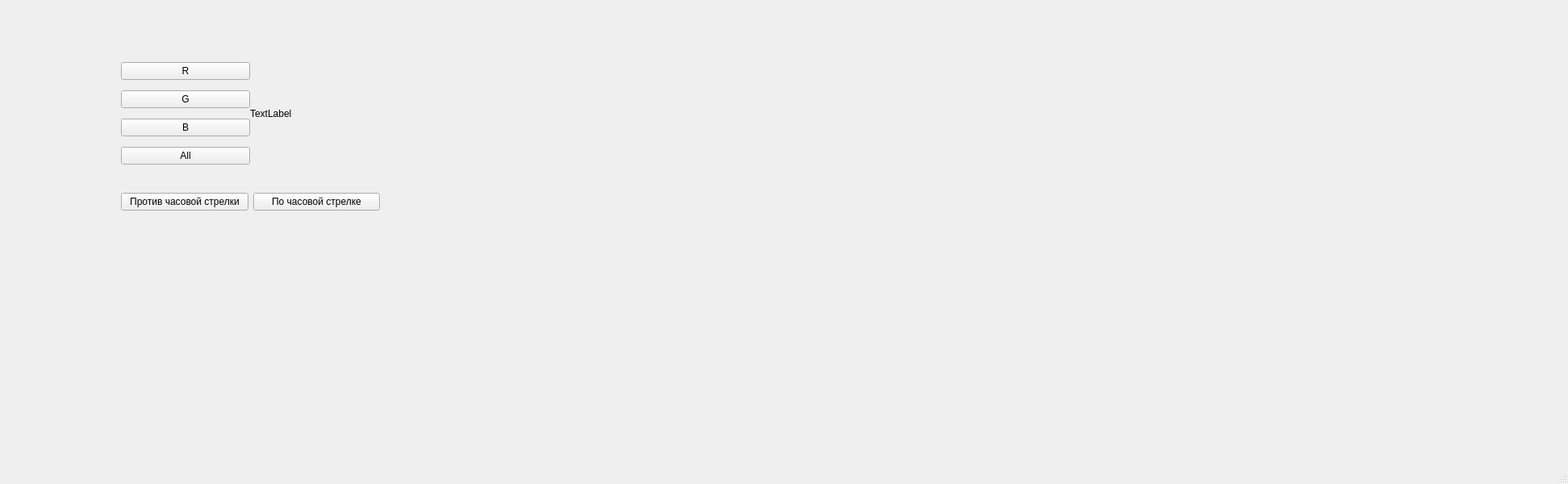
<?xml version="1.0" encoding="UTF-8"?>
<ui version="4.0">
 <class>MainWindow</class>
 <widget class="QMainWindow" name="MainWindow">
  <property name="geometry">
   <rect>
    <x>0</x>
    <y>0</y>
    <width>1944</width>
    <height>600</height>
   </rect>
  </property>
  <property name="windowTitle">
   <string>MainWindow</string>
  </property>
  <widget class="QWidget" name="centralwidget">
   <widget class="QWidget" name="verticalLayoutWidget">
    <property name="geometry">
     <rect>
      <x>150</x>
      <y>70</y>
      <width>160</width>
      <height>141</height>
     </rect>
    </property>
    <layout class="QVBoxLayout" name="verticalLayout">
     <item>
      <widget class="QPushButton" name="red">
       <property name="text">
        <string>R</string>
       </property>
       <attribute name="buttonGroup">
        <string notr="true">channelButtons</string>
       </attribute>
      </widget>
     </item>
     <item>
      <widget class="QPushButton" name="green">
       <property name="text">
        <string>G</string>
       </property>
       <attribute name="buttonGroup">
        <string notr="true">channelButtons</string>
       </attribute>
      </widget>
     </item>
     <item>
      <widget class="QPushButton" name="blue">
       <property name="text">
        <string>B</string>
       </property>
       <attribute name="buttonGroup">
        <string notr="true">channelButtons</string>
       </attribute>
      </widget>
     </item>
     <item>
      <widget class="QPushButton" name="All">
       <property name="text">
        <string>All</string>
       </property>
       <attribute name="buttonGroup">
        <string notr="true">channelButtons</string>
       </attribute>
      </widget>
     </item>
    </layout>
   </widget>
   <widget class="QWidget" name="horizontalLayoutWidget_2">
    <property name="geometry">
     <rect>
      <x>150</x>
      <y>210</y>
      <width>321</width>
      <height>80</height>
     </rect>
    </property>
    <layout class="QHBoxLayout" name="horizontalLayout_2">
     <item>
      <widget class="QPushButton" name="counterclockwise">
       <property name="text">
        <string>Против часовой стрелки</string>
       </property>
       <attribute name="buttonGroup">
        <string notr="true">rotateButtons</string>
       </attribute>
      </widget>
     </item>
     <item>
      <widget class="QPushButton" name="clockwise">
       <property name="text">
        <string>По часовой стрелке</string>
       </property>
       <attribute name="buttonGroup">
        <string notr="true">rotateButtons</string>
       </attribute>
      </widget>
     </item>
    </layout>
   </widget>
   <widget class="QWidget" name="horizontalLayoutWidget">
    <property name="geometry">
     <rect>
      <x>310</x>
      <y>70</y>
      <width>161</width>
      <height>141</height>
     </rect>
    </property>
    <layout class="QHBoxLayout" name="horizontalLayout">
     <item>
      <widget class="QLabel" name="image">
       <property name="text">
        <string>TextLabel</string>
       </property>
      </widget>
     </item>
    </layout>
   </widget>
  </widget>
  <widget class="QMenuBar" name="menubar">
   <property name="geometry">
    <rect>
     <x>0</x>
     <y>0</y>
     <width>1944</width>
     <height>21</height>
    </rect>
   </property>
  </widget>
  <widget class="QStatusBar" name="statusbar"/>
 </widget>
 <resources/>
 <connections/>
 <buttongroups>
  <buttongroup name="channelButtons"/>
  <buttongroup name="rotateButtons"/>
 </buttongroups>
</ui>
